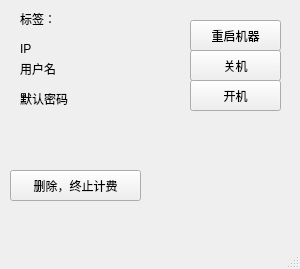
<?xml version="1.0" encoding="UTF-8"?>
<ui version="4.0">
 <class>PageVPSinfo</class>
 <widget class="QMainWindow" name="PageVPSinfo">
  <property name="geometry">
   <rect>
    <x>0</x>
    <y>0</y>
    <width>300</width>
    <height>269</height>
   </rect>
  </property>
  <property name="windowTitle">
   <string>MainWindow</string>
  </property>
  <widget class="QWidget" name="centralwidget">
   <widget class="QPushButton" name="pushButton">
    <property name="geometry">
     <rect>
      <x>10</x>
      <y>170</y>
      <width>131</width>
      <height>31</height>
     </rect>
    </property>
    <property name="text">
     <string>删除，终止计费</string>
    </property>
   </widget>
   <widget class="QLabel" name="label">
    <property name="geometry">
     <rect>
      <x>20</x>
      <y>40</y>
      <width>67</width>
      <height>17</height>
     </rect>
    </property>
    <property name="text">
     <string>IP</string>
    </property>
   </widget>
   <widget class="QLabel" name="label_2">
    <property name="geometry">
     <rect>
      <x>20</x>
      <y>90</y>
      <width>67</width>
      <height>17</height>
     </rect>
    </property>
    <property name="text">
     <string>默认密码</string>
    </property>
   </widget>
   <widget class="QLabel" name="label_3">
    <property name="geometry">
     <rect>
      <x>20</x>
      <y>60</y>
      <width>67</width>
      <height>17</height>
     </rect>
    </property>
    <property name="text">
     <string>用户名</string>
    </property>
   </widget>
   <widget class="QLabel" name="label_4">
    <property name="geometry">
     <rect>
      <x>20</x>
      <y>10</y>
      <width>67</width>
      <height>17</height>
     </rect>
    </property>
    <property name="text">
     <string>标签：</string>
    </property>
   </widget>
   <widget class="QPushButton" name="pushButton_2">
    <property name="geometry">
     <rect>
      <x>190</x>
      <y>20</y>
      <width>91</width>
      <height>31</height>
     </rect>
    </property>
    <property name="text">
     <string>重启机器</string>
    </property>
   </widget>
   <widget class="QPushButton" name="pushButton_3">
    <property name="geometry">
     <rect>
      <x>190</x>
      <y>50</y>
      <width>91</width>
      <height>31</height>
     </rect>
    </property>
    <property name="text">
     <string>关机</string>
    </property>
   </widget>
   <widget class="QPushButton" name="pushButton_4">
    <property name="geometry">
     <rect>
      <x>190</x>
      <y>80</y>
      <width>91</width>
      <height>31</height>
     </rect>
    </property>
    <property name="text">
     <string>开机</string>
    </property>
   </widget>
  </widget>
  <widget class="QMenuBar" name="menubar">
   <property name="geometry">
    <rect>
     <x>0</x>
     <y>0</y>
     <width>300</width>
     <height>28</height>
    </rect>
   </property>
  </widget>
  <widget class="QStatusBar" name="statusbar"/>
 </widget>
 <resources/>
 <connections/>
</ui>
